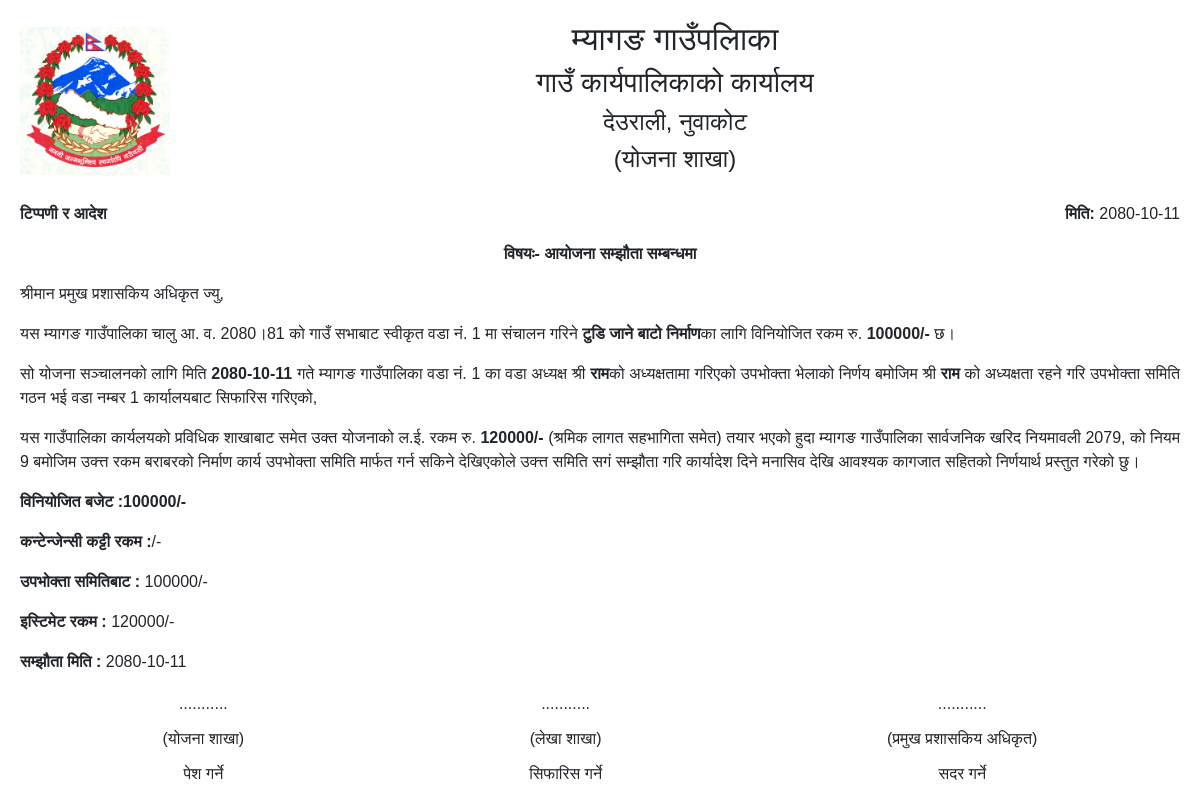
The page /Print/Tippani/Document/2/ on the database its author committed.
### accounts/models.py (models this page shows, shortened)
class Project(models.Model):
    fiscalyear = models.ForeignKey(CurrentFiscalYear, on_delete=models.CASCADE, null=True)
    name = models.CharField(max_length=250)
    ward = models.ForeignKey(Ward, on_delete=models.CASCADE, null=True)
    procurement_type = models.ForeignKey(Procurement_Type, on_delete=models.CASCADE, null=True)
    budget_type = models.ForeignKey(Budget_Type, on_delete=models.CASCADE, null=True)
    address = models.CharField(max_length=250)
    budget = models.FloatField()
    status = models.IntegerField(default=0)
    start_date = models.DateField(blank=True, null=True)
    accomplish_date = models.DateField(blank=True, null=True)
    extended_date = models.DateField(blank=True, null=True)

class Ward(models.Model):
    name = models.CharField(max_length=250)
    chairperson = models.CharField(max_length=250, null = True)

class UserCommitte(models.Model):
    project = models.OneToOneField(Project, on_delete=models.CASCADE)
    formation_date =  models.DateField(null=True)
    name = models.CharField(max_length=250)
    chairman_name = models.CharField(max_length=250)
    chairman_citizenship = models.CharField(max_length=250, null=True)
    chairman_mobile = models.CharField(max_length=250, null=True)
    secretary_name = models.CharField(max_length=250)
    secretary_citizenship = models.CharField(max_length=250, null=True)
    secretary_mobile = models.CharField(max_length=250, null=True)
    treasurer_name = models.CharField(max_length=250)
    treasurer_citizenship = models.CharField(max_length=250, null=True)
    treasurer_mobile = models.CharField(max_length=250, null=True)
    status = models.IntegerField(default=0,null=True)
    member1 = models.CharField(max_length=250,null=True)
    member2 = models.CharField(max_length=250,null=True)
    member3 = models.CharField(max_length=250,null=True)
    member4 = models.CharField(max_length=250,null=True)

class Cost_Estimate(models.Model):
    project = models.OneToOneField(Project, on_delete=models.CASCADE)
    budget = models.FloatField()
    contigency_amount = models.FloatField()
    user_contribution = models.FloatField()
    cost_estimate = models.FloatField()

### planningsoftware/views.py (the view)
# urls.py: path('Print/Tippani/Document/<str:id>/', views.PRINT_TIPPANI, name='print_tippani'),
def PRINT_TIPPANI(request,id):
    project = Project.objects.get(id = id)
    usercommittee = UserCommitte.objects.get(project_id = id)
    context = {
        "project":project,
        "usercommittee":usercommittee
    }
    return render(request,"Open/add_tippani.html",context)

### templates/Open/add_tippani.html (shortened to what this page needs)
<!DOCTYPE html>
{% load static%}
<html lang="en">
  <head>
    <link
      rel="stylesheet"
      type="text/css"
      href="https://cdn.jsdelivr.net/npm/bootstrap@5.1.3/dist/css/bootstrap.min.css"
    />
  </head>
  <body>
    <div class="letter-header">
      <img
        src="{% static 'assets/img/logonepal.png' %}"
        alt="Office Logo"
        class="office-logo"
      />
      <div class="office-name">
        <h2>म्यागङ गाउँपलािका</h2>
        <h3>गाउँ कार्यपालिकाको कार्यालय</h3>
        <h4>देउराली, नुवाकोट</h4>
        <h4>(योजना शाखा)</h4>
      </div>
    </div>
    <div class="letter-content">
      <div class="tippani-date">
        <p><strong>टिप्पणी र आदेश</strong></p>
        <p class="date">
          <strong>मिति:</strong> {{project.start_date|date:"Y-m-d"}}
        </p>
      </div>
      <p class="text-center">
        <strong>विषयः- आयोजना सम्झौता सम्बन्धमा</strong>
      </p>
      <p>श्रीमान प्रमुख प्रशासकिय अधिकृत ज्यु,</p>
      <p class="text-main">
        यस म्यागङ गाउँपालिका चालु आ. व. 2080।81 को गाउँ सभाबाट स्वीकृत वडा नं.
        {{project.ward.name}} मा संचालन गरिने
        <strong>{{project.name}}</strong>का लागि विनियोजित रकम रु.
        <strong>{{ project.budget|floatformat:0 }}/-</strong> छ।
      </p>
      <p class="text-main">
        सो योजना सञ्चालनको लागि मिति
        <strong>{{usercommittee.formation_date|date:"Y-m-d"}}</strong> गते म्यागङ गाउँपालिका वडा
        नं. {{project.ward.name}} का वडा अध्यक्ष श्री
        <strong>{{project.ward.chairperson}}</strong>को अध्यक्षतामा गरिएको उपभोक्ता भेलाको निर्णय
        बमोजिम श्री <strong>{{usercommittee.chairman_name}}</strong> को अध्यक्षता रहने गरि
        उपभोक्ता समिति गठन भई वडा नम्बर {{project.ward.name}} कार्यालयबाट
        सिफारिस गरिएको,
      </p>
      <p class="text-main">
        यस गाउँपालिका कार्यलयको प्रविधिक शाखाबाट समेत उक्त योजनाको ल.ई. रकम रु.
        <strong>{{project.cost_estimate.cost_estimate|floatformat:0}}/- </strong>(श्रमिक लागत
        सहभागिता समेत) तयार भएको हुदा म्यागङ गाउँपालिका सार्वजनिक खरिद नियमावली
        2079, को नियम 9 बमोजिम उक्त्त रकम बराबरको निर्माण कार्य उपभोक्ता समिति
        मार्फत गर्न सकिने देखिएकोले उक्त्त समिति सगं सम्झौता गरि कार्यादेश दिने
        मनासिव देखि आवश्यक कागजात सहितको निर्णयार्थ प्रस्तुत गरेको छु।
      </p>
      <p>
        <strong>विनियोजित बजेट :</strong><strong>{{ project.cost_estimate.budget|floatformat:0}}/-</strong>
      </p>
      <p>
        <strong>कन्टेन्जेन्सी कट्टी रकम :</strong
        ></strong>{{project.cost_estimate.contigency_amoun|floatformat:0}}/-</strong>
      </p>
      <p>
        <strong>उपभोक्ता समितिबाट :</strong>
        </strong>{{project.cost_estimate.user_contribution|floatformat:0}}/-</strong>
      </p>
      <p>
        <strong>इस्टिमेट रकम :</strong>
        </strong>{{project.cost_estimate.cost_estimate|floatformat:0}}/-</strong>
      </p>
      <p><strong>सम्झौता मिति :</strong> </strong>{{project.start_date|date:"Y-m-d"}}</p></strong>
    </div>
    <div class="button-authorisationn">
      <div>
        <p>...........</p>
        <p>(योजना शाखा)</p>
        <p>पेश गर्ने</p>
      </div>
      <div>
        <p>...........</p>
        <p>(लेखा शाखा)</p>
        <p>सिफारिस गर्ने</p>
      </div>
      <div>
        <p>...........</p>
        <p>(प्रमुख प्रशासकिय अधिकृत)</p>
        <p>सदर गर्ने</p>
      </div>
    </div>
  </body>
</html>

### templates/Open/add_tippani.html (style rules this page uses)
body { font-family: Arial, sans-serif; margin: 20px; }
.button-authorisationn { display: flex; justify-content: space-around; margin-top: 20px; }
.button-authorisationn div { text-align: center; line-height: 1.2; }
.letter-header { display: flex; align-items: center; justify-content: space-between; margin-bottom: 20px; }
.office-logo { max-width: 150px; max-height: 150px; }
.office-name { text-align: center; flex-grow: 1; margin: 0 2px; }
.letter-content { margin-bottom: 20px; }
.date { text-align: right; }
.tippani-date { display: flex; justify-content: space-between; }
.text-main { text-align: justify; }

### rows shown on the page
Project: start_date "2080-10-11", ward.name "1", name "टुडि जाने बाटो निर्माण", budget "100000", ward.chairperson "राम", cost_estimate.cost_estimate "120000", cost_estimate.budget "100000", cost_estimate.user_contribution "100000"
UserCommitte: formation_date "2080-10-11", chairman_name "राम"
